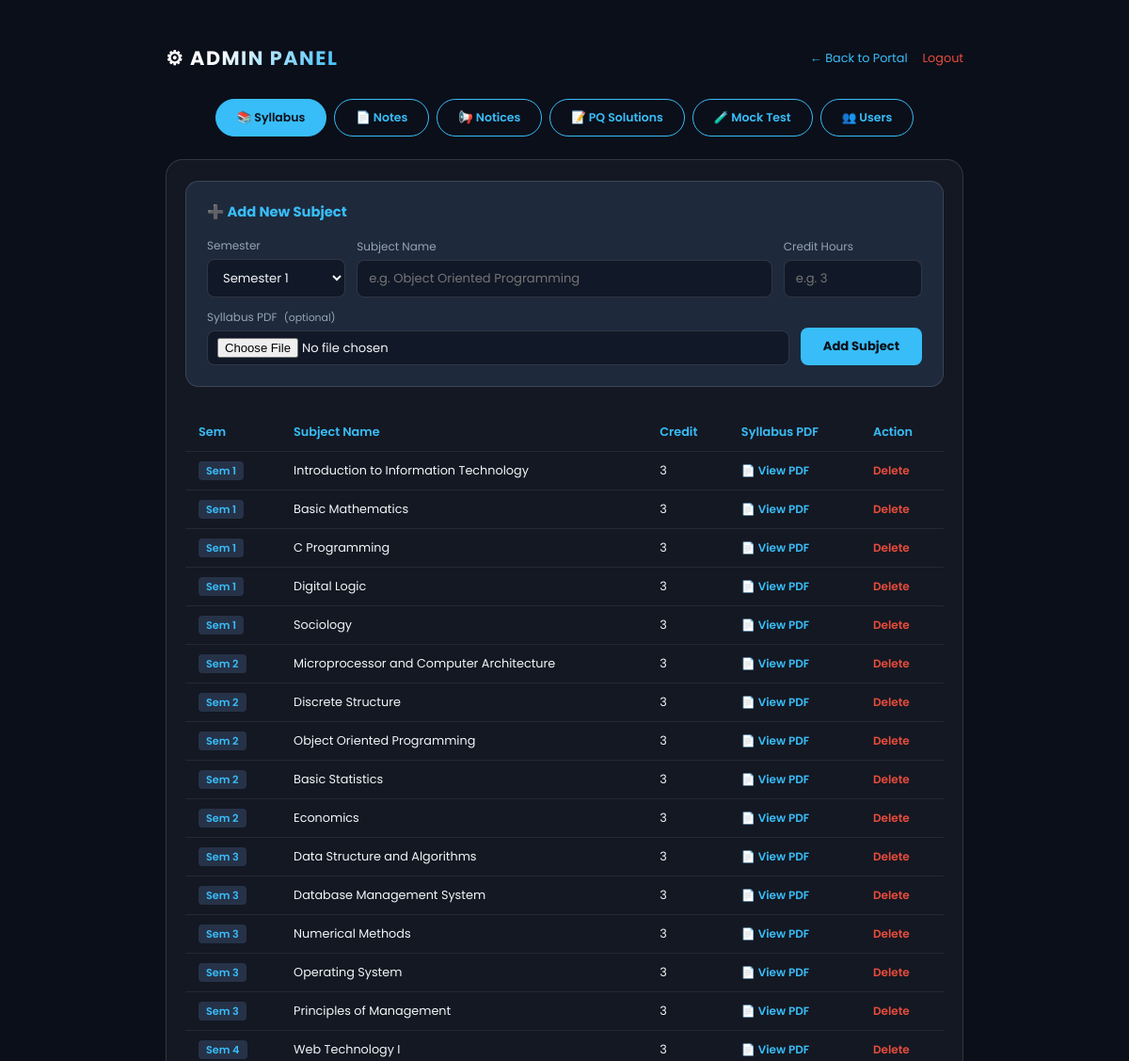
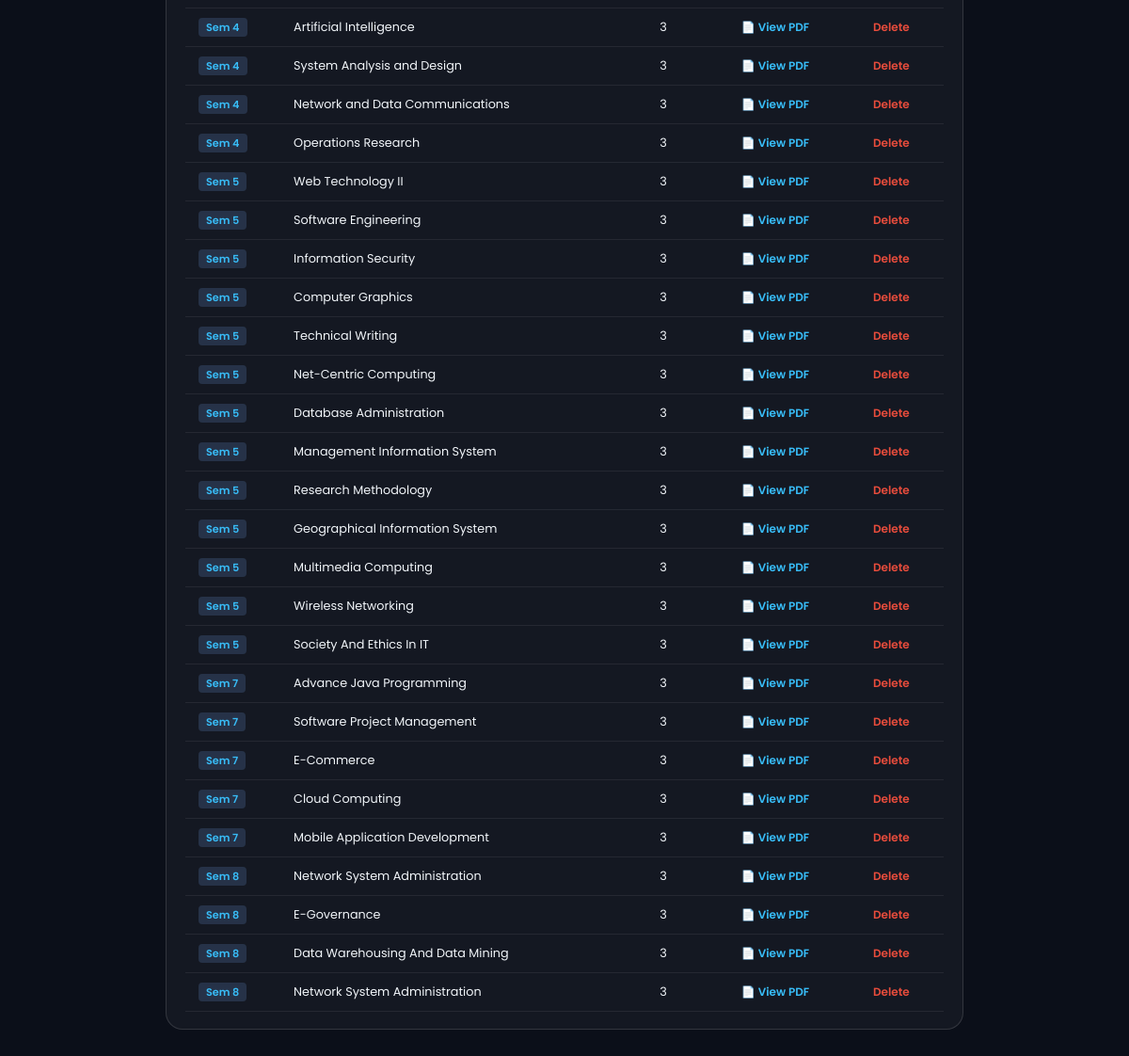
/admin.php (signed in), run on the app's committed database (2 pictures, top to bottom).
### tables this page shows
CREATE TABLE `syllabus` (
  `id` int(11) NOT NULL,
  `semester` int(11) NOT NULL,
  `subject_name` varchar(200) NOT NULL,
  `credit` varchar(50) DEFAULT NULL,
  `created_at` timestamp NOT NULL DEFAULT current_timestamp(),
  `filename` varchar(255) DEFAULT NULL
);

### admin.php (the view, shortened to what this page needs)
<?php
require 'db.php';
$pdo->exec("CREATE TABLE IF NOT EXISTS mock_questions (
    id INT AUTO_INCREMENT PRIMARY KEY,
    question TEXT NOT NULL,
    opt_a VARCHAR(300) NOT NULL,
    opt_b VARCHAR(300) NOT NULL,
    opt_c VARCHAR(300) NOT NULL,
    opt_d VARCHAR(300) NOT NULL,
    correct_opt CHAR(1) NOT NULL,
    created_at TIMESTAMP DEFAULT CURRENT_TIMESTAMP
)");
$activeTab       = $_GET['tab'] ?? 'syllabus';
$syllabusRows    = $pdo->query("SELECT * FROM syllabus ORDER BY semester, id")->fetchAll(PDO::FETCH_ASSOC);
?>
<!DOCTYPE html>
<html lang="en">
<head>
    <link rel="stylesheet" href="style.css">
</head>
<body>
<div class="app">
    <div class="top-bar">
        <h1 style="margin:0; font-size:1.3rem;">⚙ Admin Panel</h1>
        <div style="display:flex; gap:16px;">
            <a href="portal.php">← Back to Portal</a>
            <a href="logout.php" style="color:#e74c3c;">Logout</a>
        </div>
    </div>
    <div class="admin-tabs">
        <a href="?tab=syllabus" class="admin-tab-btn <?= $activeTab==='syllabus'?'active':'' ?>">📚 Syllabus</a>
        <a href="?tab=notes"   class="admin-tab-btn <?= $activeTab==='notes'  ?'active':'' ?>">📄 Notes</a>
        <a href="?tab=notices" class="admin-tab-btn <?= $activeTab==='notices'?'active':'' ?>">📢 Notices</a>
        <a href="?tab=pqs"     class="admin-tab-btn <?= $activeTab==='pqs'    ?'active':'' ?>">📝 PQ Solutions</a>
        <a href="?tab=mocktest" class="admin-tab-btn <?= $activeTab==='mocktest'?'active':'' ?>">🧪 Mock Test</a>
        <a href="?tab=users"   class="admin-tab-btn <?= $activeTab==='users'  ?'active':'' ?>">👥 Users</a>
    </div>
    <?php if ($activeTab === 'syllabus'): ?>
    <div class="display-card">
        <div class="upload-form">
            <h3>➕ Add New Subject</h3>
            <form method="POST" enctype="multipart/form-data">
                <div class="form-row">
                    <div class="form-group">
                        <label>Semester</label>
                        <select name="semester">
                            <?php for($i=1;$i<=8;$i++) echo "<option value='$i'>Semester $i</option>"; ?>
                        </select>
                    </div>
                    <div class="form-group" style="flex:3;">
                        <label>Subject Name</label>
                        <input type="text" name="subject_name" placeholder="e.g. Object Oriented Programming" required>
                    </div>
                    <div class="form-group">
                        <label>Credit Hours</label>
                        <input type="text" name="credit" placeholder="e.g. 3">
                    </div>
                </div>
                <div class="form-row" style="margin-top:12px;">
                    <div class="form-group" style="flex:3;">
                        <label>Syllabus PDF <span class="optional-tag">(optional)</span></label>
                        <input type="file" name="syllabus_file" accept=".pdf">
                    </div>
                    <button type="submit" name="add_syllabus" class="submit-btn">Add Subject</button>
                </div>
            </form>
        </div>
        <table class="data-table">
            <thead><tr><th>Sem</th><th>Subject Name</th><th>Credit</th><th>Syllabus PDF</th><th>Action</th></tr></thead>
            <tbody>
            <?php if (empty($syllabusRows)): ?>
                <tr><td colspan="5" style="color:var(--text-muted);text-align:center;padding:20px;">No subjects added yet.</td></tr>
            <?php else: ?>
                <?php foreach ($syllabusRows as $row): ?>
                <tr>
                    <td><span class="sem-badge">Sem <?= $row['semester'] ?></span></td>
                    <td><?= htmlspecialchars($row['subject_name']) ?></td>
                    <td><?= htmlspecialchars($row['credit'] ?? '—') ?></td>
                    <td>
                        <?php if (!empty($row['filename'])): ?>
                            <a href="uploads/syllabus/<?= urlencode($row['filename']) ?>" target="_blank" class="pdf-link">📄 View PDF</a>
                        <?php else: ?>
                            <span class="no-pdf">No PDF</span>
                        <?php endif; ?>
                    </td>
                    <td><a href="?tab=syllabus&del_syllabus=<?= $row['id'] ?>" class="del-link" onclick="return confirm('Delete this subject?')">Delete</a></td>
                </tr>
                <?php endforeach; ?>
            <?php endif; ?>
            </tbody>
        </table>
    </div>
    <?php endif; ?>
</div>
</body>
</html>

### style.css (style rules this page uses)
:root { --bg: #0b0f19; --surface: #111827; --surface-2: #1e293b; --surface-3: #263248; --border: rgba(255,255,255,0.07); --border-mid: rgba(255,255,255,0.13); --glass: rgba(255,255,255,0.04); --accent: #38bdf8; --accent-glow: rgba(56,189,248,0.22); --accent-dark: #0ea5e9; --success: #2ecc71; --error: #e74c3c; --text: #f1f5f9; --text-muted: #94a3b8; }
*, *::before, *::after { box-sizing: border-box; margin: 0; padding: 0; }
html { scroll-behavior: smooth; }
body { font-family: 'Poppins', sans-serif; background: var(--bg); color: var(--text); min-height: 100vh; padding: 16px; overflow-x: hidden; }
.app { max-width: 880px; margin: 0 auto; padding: 30px 16px 80px; }
h1 { font-size: clamp(1.2rem, 4vw, 1.65rem); font-weight: 700; text-align: center; letter-spacing: 1.5px; text-transform: uppercase; margin-bottom: 30px; background: linear-gradient(130deg, #ffffff 30%, var(--accent)); -webkit-background-clip: text; -webkit-text-fill-color: transparent; background-clip: text; }
h3, h4 { margin-top: 18px; margin-bottom: 8px; color: var(--accent); }
.display-card { background: var(--glass); border: 1px solid var(--border-mid); border-radius: 18px; padding: 22px 20px 18px; }

### admin.php (style rules this page uses)
.admin-tabs { display: flex; gap: 8px; flex-wrap: wrap; margin-bottom: 24px; justify-content: center; }
.admin-tab-btn { font-family: 'Poppins', sans-serif; font-size: .78rem; font-weight: 600; padding: 10px 22px; border-radius: 50px; border: 1px solid var(--accent); background: transparent; color: var(--accent); cursor: pointer; text-decoration: none; transition: all .2s; }
.admin-tab-btn:hover, .admin-tab-btn.active { background: var(--accent); color: #0b0f19; }
.upload-form { background: var(--surface-2); border: 1px solid var(--border-mid); border-radius: 14px; padding: 22px; margin-bottom: 28px; }
.upload-form h3 { font-size: .92rem; color: var(--accent); margin: 0 0 16px; }
.form-row { display: flex; flex-wrap: wrap; gap: 12px; align-items: flex-end; }
.form-group { display: flex; flex-direction: column; gap: 5px; flex: 1; min-width: 140px; }
.form-group label { font-size: .75rem; color: var(--text-muted); }
.form-group input, .form-group select { padding: 9px 12px; background: var(--surface); border: 1px solid var(--border-mid); border-radius: 8px; color: var(--text); font-family: 'Poppins', sans-serif; font-size: .82rem; outline: none; }
.form-group input[type="file"] { padding: 7px 10px; cursor: pointer; }
.submit-btn { padding: 10px 24px; background: var(--accent); color: #0b0f19; border: none; border-radius: 8px; font-family: 'Poppins', sans-serif; font-weight: 700; font-size: .82rem; cursor: pointer; white-space: nowrap; transition: opacity .2s; align-self: flex-end; }
.data-table { width: 100%; border-collapse: collapse; }
.data-table th, .data-table td { padding: 11px 14px; text-align: left; font-size: .8rem; border-bottom: 1px solid var(--border); }
.data-table th { color: var(--accent); font-weight: 600; }
.del-link { color: #e74c3c; font-size: .75rem; font-weight: 600; text-decoration: none; }
.top-bar { display: flex; justify-content: space-between; align-items: center; margin-bottom: 28px; flex-wrap: wrap; gap: 10px; }
.top-bar a { font-size: .8rem; color: var(--accent); text-decoration: none; }
.sem-badge { background: var(--surface-3); color: var(--accent); padding: 2px 8px; border-radius: 4px; font-size: .7rem; font-weight: 600; }
.pdf-link { color: var(--accent); font-size: .75rem; text-decoration: none; font-weight: 600; }
.optional-tag { font-size: .68rem; color: var(--text-muted); margin-left: 4px; }

### data on the page
syllabus: semester "1", subject_name "Introduction to Information Technology", credit "3"
syllabus: semester "1", subject_name "Basic Mathematics", credit "3"
syllabus: semester "1", subject_name "C Programming", credit "3"
syllabus: semester "1", subject_name "Digital Logic", credit "3"
syllabus: semester "1", subject_name "Sociology", credit "3"
syllabus: semester "2", subject_name "Microprocessor and Computer Architecture", credit "3"
syllabus: semester "2", subject_name "Discrete Structure", credit "3"
syllabus: semester "2", subject_name "Object Oriented Programming", credit "3"
syllabus: semester "2", subject_name "Basic Statistics", credit "3"
syllabus: semester "2", subject_name "Economics", credit "3"
syllabus: semester "3", subject_name "Data Structure and Algorithms", credit "3"
syllabus: semester "3", subject_name "Database Management System", credit "3"
syllabus: semester "3", subject_name "Numerical Methods", credit "3"
syllabus: semester "3", subject_name "Operating System", credit "3"
syllabus: semester "3", subject_name "Principles of Management", credit "3"
syllabus: semester "4", subject_name "Web Technology I", credit "3"
syllabus: semester "4", subject_name "Artificial Intelligence", credit "3"
syllabus: semester "4", subject_name "System Analysis and Design", credit "3"
syllabus: semester "4", subject_name "Network and Data Communications", credit "3"
syllabus: semester "4", subject_name "Operations Research", credit "3"
syllabus: semester "5", subject_name "Web Technology II", credit "3"
syllabus: semester "5", subject_name "Software Engineering", credit "3"
syllabus: semester "5", subject_name "Information Security", credit "3"
syllabus: semester "5", subject_name "Computer Graphics", credit "3"
syllabus: semester "5", subject_name "Technical Writing", credit "3"
syllabus: semester "5", subject_name "Net-Centric Computing", credit "3"
syllabus: semester "5", subject_name "Database Administration", credit "3"
syllabus: semester "5", subject_name "Management Information System", credit "3"
syllabus: semester "5", subject_name "Research Methodology", credit "3"
syllabus: semester "5", subject_name "Geographical Information System", credit "3"
syllabus: semester "5", subject_name "Multimedia Computing", credit "3"
syllabus: semester "5", subject_name "Wireless Networking", credit "3"
syllabus: semester "5", subject_name "Society And Ethics In IT", credit "3"
syllabus: semester "7", subject_name "Advance Java Programming", credit "3"
syllabus: semester "7", subject_name "Software Project Management", credit "3"
syllabus: semester "7", subject_name "E-Commerce", credit "3"
syllabus: semester "7", subject_name "Cloud Computing", credit "3"
syllabus: semester "7", subject_name "Mobile Application Development", credit "3"
syllabus: semester "8", subject_name "Network System Administration", credit "3"
syllabus: semester "8", subject_name "E-Governance", credit "3"
syllabus: semester "8", subject_name "Data Warehousing And Data Mining", credit "3"
syllabus: semester "8", subject_name "Network System Administration", credit "3"
